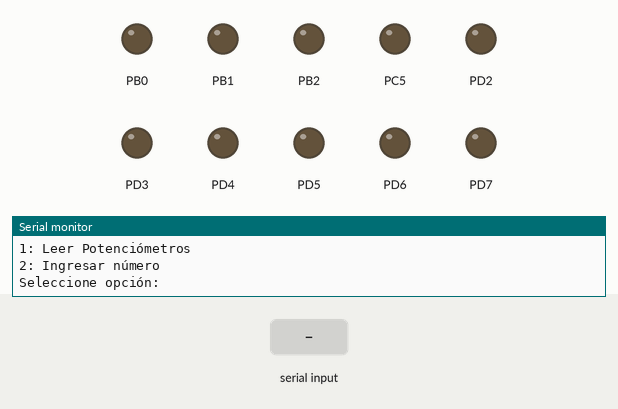
Bench run of a program on a simulated ATmega328P, built with avr-gcc and emulated at 16 MHz. Parts: output pins drawn as LEDs (lit = HIGH), the last lines printed to the serial monitor. The test bench sets the inputs (shaded band).

Above: at 1.2 s.
1.3 s: "1\n" received over Serial
At 2.2 s:
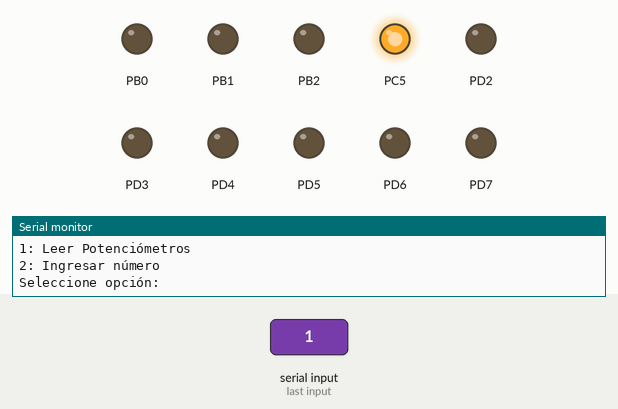
3.0 s: byte 10 ('\n') received over Serial
4.5 s: "2\n" received over Serial
At 5.0 s:
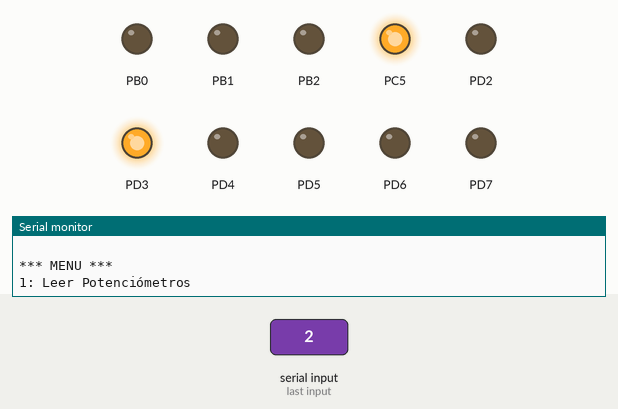
6.2 s: "90,45\n" received over Serial
Timing chart, 0 to 8.7 s (numbered marks = the images above; inputs shaded):
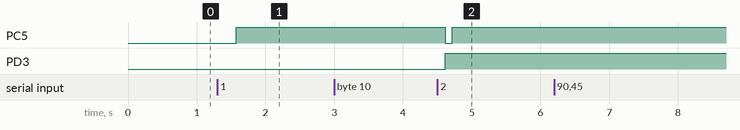

The program:

main.c
```c
/*
 * Lab03.c
 *
 ;
 ; Universidad del Valle de Guatemala
 ; Departamento de Ingenieria Mecatronica, Electronica y Biomedica
 ; IE2023 Semestre 1 2025
 ;
 ; Created: 29/01/2026 10:21:22
 ; Author : Angie Recinos
 ; Carnet : 23294
 ; Description : SPI MASTER
 */

//***************************************************//
// Encabezado (Libraries)

#include <avr/io.h>
#include <avr/interrupt.h>
#define F_CPU 16000000
#include <util/delay.h>
#include <stdint.h>
#include "SPI/SPI.h"
#include "ADC/ADC.h"
#include "UART/UART.h"

uint8_t pot0 = 0;
uint8_t pot1 = 0;
uint8_t centenas;
uint8_t decenas;
uint8_t unidades;
uint8_t centenas2;
uint8_t decenas2;
uint8_t unidades2;
uint8_t option = 0;
uint8_t menu_flag = 1;
uint8_t mostrar_pot = 0;
uint8_t contador = 0;
uint8_t cambio = 0;
uint8_t LEDS = 0;
char temporal;
char buffer[6];
uint8_t buffer_index;
uint8_t uart_flag;


void refreshPORT(uint8_t valor);

//***************************************************//
// Function prototypes
void setup();
void showMenu();
uint8_t processLEDS(char *i);
void showPot();

//***************************************************//
// Main function
int main(void)
{
	setup();
    while (1)
    {

		if (menu_flag)
		{
			showMenu();
		}

		if (mostrar_pot)
		{
			showPot();
		}
		if (cambio)
		{

			LEDS = processLEDS(&buffer[0]);
			refreshPORT(LEDS);

			PORTC &= ~(1 << PORTC5);
			spiWrite('L');
			_delay_ms(50);
			spiWrite(LEDS);
			_delay_ms(50);
			PORTC |= (1 << PORTC5);
			cambio = 0;
			option = 0;
			menu_flag = 1;
		}

		_delay_ms(250);
    }
}


//***************************************************//
// NON-Interrupt subroutines
void setup()
{
	cli();

	// Puerto de salida para leds (8 bits)
	DDRC |= (1 << DDC5);
	DDRD |= (1 << DDD2) | (1 << DDD3) | (1 << DDD4) | (1 << DDD5) | (1 << DDD6) | (1 << DDD7);
	DDRB |= (1 << DDB0)	| (1 << DDB1);

	// Selecciona el slave
	PORTC &= ~(1 << PORTC5);

	// Puero de salida para leds
	PORTB &= ~((1 << PORTB0) | (1 << PORTB1));
	PORTD &= ~((1 << PORTD2) | (1 << PORTD3) | (1 << PORTD4) | (1 << PORTD5) | (1 << PORTD6) | (1 << PORTD7));

	initSPI(SPI_MASTER_OSC_DIV16, SPI_DATA_ORDER_MSB, SPI_CLOCK_IDLE_LOW, SPI_CLOCK_FIRST_EDGE);
	initUART();

	sei();

}

uint8_t spiTransfer(uint8_t data)
{
	SPDR = data;
	while (!(SPSR & (1 << SPIF)));  // espera fin de transferencia
	return SPDR;                   // devuelve lo recibido
}

void showMenu()
{
	sendString("\r\n*** MENU ***\r\n");
	sendString("1: Leer Potenciómetros\r\n");
	sendString("2: Ingresar número\r\n");
	sendString("Seleccione opción: ");
	menu_flag = 0;
}

void showPot()
{
	if (option == 1)
	{

		// Selecciona el slave = 0 (se quiere hablar con el)
		PORTC &= ~(1 << PORTC5);

		spiWrite('c');
		_delay_ms(50);
		spiWrite(0x00);
		_delay_ms(50);
		pot0 = spiRead();

		spiWrite('c');
		_delay_ms(50);
		spiWrite(0x00);
		_delay_ms(50);
		pot1 = spiRead();

		PORTC |= (1 << PORTC5); // Slave select = 1

		// POT 1
		centenas = pot0/100;					// Unicamente se queda la parte entera
		decenas = (pot0 % 100) / 10;			// Se utiliza residuo para obtener decenas
		unidades = pot0 % 10;					// Se utiliza residuo para obtener unidades

		sendString("Potenciómetro 1: ");
		writeChar(centenas + '0');
		writeChar(decenas + '0');
		writeChar(unidades + '0');
		sendString(" \r\n");

		// POT 2
		centenas2 = (pot1 % 1000) / 100;		// Unicamente se queda la parte entera
		decenas2 = (pot1 % 100) / 10;			// Se utiliza residuo para obtener decenas
		unidades2 = pot1 % 10;					// Se utiliza residuo para obtener unidades

		sendString("Potenciómetro 2: ");
		writeChar(centenas2 + '0');
		writeChar(decenas2 + '0');
		writeChar(unidades2 + '0');
		sendString(" \r\n");
		menu_flag = 1;
		option = 0;
		uart_flag = 0;
	}

}

uint8_t processLEDS(char* i)
{
	int resultado = 0;	// Se declara e inicializa una variable para guardar el resultado de la conversión
	while (*i >= '0' && *i <= '9')	// Se mantiene en el while siempre que el dígito al que apunte sea un número (termina si detecta \n o \0 por ejemplo)
	{
		resultado = resultado * 10 + (*i - '0');	// Toma el ascii, lo convierte en dígito y lo ordena en sistema decimal
		i++;	// suma al caracter a convertir
	}
	return resultado;	// Se retorna el valor del resultado de la conversión
}

void refreshPORT(uint8_t valor)
{
	if (valor & 0b10000000)
	{
		PORTB |= (1 << PORTB1);
	}else{
		PORTB &= ~(1 << PORTB1);
	}
	if (valor &	0b01000000){
		PORTB |= (1 << PORTB0);
	}
	else{
		PORTB &= ~(1 << PORTB0);
	}
	if (valor &	0b00100000){
		PORTD |= (1 << PORTD7);
	}
	else{
		PORTD &= ~(1 << PORTD7);
	}
	if (valor &	0b00010000){
		PORTD |= (1 << PORTD6);
	}
	else{
		PORTD &= ~(1 << PORTD6);
	}
	if (valor &	0b00001000){
		PORTD |= (1 << PORTD5);
	}
	else{
		PORTD &= ~(1 << PORTD5);
	}
	if (valor &	0b00000100){
		PORTD |= (1 << PORTD4);
	}
	else{
		PORTD &= ~(1 << PORTD4);
	}
	if (valor &	0b00000010){
		PORTD |= (1 << PORTD3);
	}
	else{
		PORTD &= ~(1 << PORTD3);
	}
	if (valor &	0b00000001){
		PORTD |= (1 << PORTD2);
	}
	else{
		PORTD &= ~(1 << PORTD2);
	}
}

//***************************************************//
// Interrupt routines
ISR(USART_RX_vect)
{
	temporal = UDR0;					// Se recibe el dato
	writeChar(temporal);					// Eco automático de dato ingresado
	sendString(" \r\n");

	if (temporal == '\n') // Si la cadena termina en el caracter de "enter" entra al if
	{
		buffer[buffer_index] = '\0';	// Termina el string
		uart_flag = 1;					// Enciende la bandera de UART
		//option = 0;
		buffer_index = 0;				// Reinicia el índice del buffer
	}
	else
	{
		if (buffer_index < sizeof(buffer) - 1) // Mientras que el índice del caracter recibido sea menor que el tamaño de la lista (Buffer) entra al if
		{
			buffer[buffer_index++] = temporal;	// Guarda en la lista el caracter recibido y suma uno al índice de la lista
		}
	}

	if(option == 0 && uart_flag == 1) {
		//uart_flag = 0;
		if(buffer[0] == '1') {
			option = 1;
			sendString("\r\nLeyendo potenciómetros... \r\n");
			mostrar_pot = 1;
			//showPot();
			} else if(buffer[0] == '2') {
			option = 2;
			sendString("\r\nIngrese número deseado ");
			} else {
			sendString("\r\nOpción no valida. Intente nuevamente.\r\n");
			menu_flag = 1;
		}
		} else if(option == 2) {
		//processLEDS(temporal);
		uart_flag = 0;
		cambio = 1;
		//option = 0;
	}
}
```

ADC.c
```c
/*
 * ADC.c
 *
 * Created: 22/01/2026 01:23:40
 *  Author: Angie
 */

#include "ADC.h"

void initADC()
{
	ADMUX	= 0;
	ADMUX	|= (1 << REFS0);					//ADMUX &= ~(1<< REFS1); // Se ponen los 5V como ref

	ADMUX	|= (1 << ADLAR);					// Justificación a la izquierda
	ADMUX	|= (1 << MUX1); //| (1<< MUX0);		// Seleccionar el ADC2
	ADCSRA	= 0;
	ADCSRA	|= (1 << ADPS1) | (1 << ADPS0);		// Frecuencia de muestreo de 125kHz
	ADCSRA	|= (1 << ADIE);						// Hab interrupción
	ADCSRA	|= (1 << ADEN);
}
```

ADC.h
```c
/*
 * ADC.h
 *
 * Created: 22/01/2026 01:23:28
 *  Author: Usuario
 */


#ifndef ADC_H_
#define ADC_H_
#define F_CPU 16000000

#include <avr/io.h>
#include <util/delay.h>

void initADC();


#endif /* ADC_H_ */
```

UART.c
```c
/*
 * UART.c
 *
 * Created: 25/01/2026 17:55:05
 *  Author: Usuario
 */

#include "UART.h"

void initUART()
{
	// Configurar PD0 y PD1
	DDRD |=  (1 << DDD1);
	DDRD &= ~(1 << DDD0);

	// Se apaga (no utilizo doble velocidad)
	UCSR0A = 0;
	// Habilitar interrupts recibir, recepcion y transmision
	UCSR0B |= (1 << RXCIE0) | (1 << RXEN0) | (1 << TXEN0);
	// Modo asíncrono y con paridad deshabilitada | Quiero 8 bits
	UCSR0C = (1 << UCSZ01) | (1 << UCSZ00);
	// Valor UBRR = 103 -> 9600 @ 16MHz
	UBRR0 = 103;
}

void writeChar(char caracter)
{
	// Si no se hubiera esperado a que termine de trasladar, puede dar un error
	while ((UCSR0A & (1 << UDRE0)) == 0);
	UDR0 = caracter;

}

void sendString(char* texto)
{
	// Se hace siempre que indice sea diferente de un valor "nulo"
	// Aumenta el valor de indice
	for (uint8_t indice = 0; *(texto + indice) != '\0'; indice++)
	{
		writeChar(texto[indice]);
	}
}
```

UART.h
```c
/*
 * UART.h
 *
 * Created: 25/01/2026 17:55:20
 *  Author: Usuario
 */


#ifndef UART_H_
#define UART_H_
#define F_CPU 16000000

#include <avr/io.h>
#include <util/delay.h>
#include <avr/interrupt.h>

void initUART();
void writeChar(char caracter);
void sendString(char* texto);

#endif /* UART_H_ */
```

ADC.c
```c
/*
 * ADC.c
 *
 * Created: 22/01/2026 01:23:40
 *  Author: Angie
 */

#include "ADC.h"

void initADC()
{
	ADMUX	= 0;
	ADMUX	|= (1 << REFS0);					//ADMUX &= ~(1<< REFS1); // Se ponen los 5V como ref

	ADMUX	|= (1 << ADLAR);					// Justificación a la izquierda
	ADMUX	|= (1 << MUX1); //| (1<< MUX0);		// Seleccionar el ADC2
	ADCSRA	= 0;
	ADCSRA	|= (1 << ADPS1) | (1 << ADPS0);		// Frecuencia de muestreo de 125kHz
	ADCSRA	|= (1 << ADIE);						// Hab interrupción
	ADCSRA	|= (1 << ADEN);
}
```

ADC.h
```c
/*
 * ADC.h
 *
 * Created: 22/01/2026 01:23:28
 *  Author: Usuario
 */


#ifndef ADC_H_
#define ADC_H_
#define F_CPU 16000000

#include <avr/io.h>
#include <util/delay.h>

void initADC();


#endif /* ADC_H_ */
```

SPI.c
```c
/*
 * SPI.c
 *
 * Created: 29/01/2026 10:35:44
 *  Author: Usuario
 */

#include "SPI.h"
#define F_CPU 16000000
#include <avr/io.h>
#include <avr/interrupt.h>
#include <util/delay.h>
#include <stdint.h>

void initSPI(SPI_Type sType, SPI_Data_Order sDataOrder, SPI_Clock_Polarity sClockPolarity, SPI_Clock_Phase sClockPhase)
{
	// PB2 -> SS | PB3 -> MOSI | PB4 -> MISO | PB5 -> SCK

	if (sType & (1 << MSTR))
	{
		//		MOSI - Output, SCK - clk , NEGADO_SS
		DDRB |= (1 << DDB3) | (1 << DDB5) | (1 << DDB2);
		//		MISO - Input
		DDRB &= ~(1 << DDB4);
		//		Master en SPCR
		SPCR |= (1 << MSTR);

		uint8_t temp = sType & 0b00000111;
		switch (temp){

			// DIV2
			case 0:
				SPCR &= ~((1 << SPR1) | (1 << SPR0));
				SPSR |= (1 << SPI2X);
			break;

			// DIV4
			case 1:
				SPCR &= ~((1 << SPR1) | (1 << SPR0));
				SPSR &= ~(1 << SPI2X);
			break;

			// DIV8
			case 2:
				SPCR |= (1 << SPR0);
				SPCR &= ~(1 << SPR1);
				SPSR |= (1 << SPI2X);
			break;

			// DIV16
			case 3:
				SPCR |= (1 << SPR0);
				SPCR &= ~(1 << SPR1);
				SPSR &= ~(1 << SPI2X);
			break;

			// DIV32
			case 4:
				SPCR &= ~(1 << SPR0);
				SPCR |= (1 << SPR1);
				SPSR |= (1 << SPI2X);
			break;

			// DIV64
			case 5:
				SPCR &= ~(1 << SPR0);
				SPCR |= (1 << SPR1);
				SPSR &= ~(1 << SPI2X);
			break;

			// DIV128
			case 6:
				SPCR |= (1 << SPR0) | (1 << SPR1);
				SPSR &= ~(1 << SPI2X);
			break;
		}
	}
	else
		{
			// Slave mode
			//		MISO - Output
			DDRB |= (1 << DDB4);
			//			MOSI - Input, SCK - clk , NEGADO_SS
			DDRB &= ~((1 << DDB3) | (1 << DDB5) | (1 << DDB2));
			// Slave
			SPCR &= ~(1 << MSTR);
		}
		// Enable other bits
		SPCR |= (1 << SPE) | sDataOrder | sClockPolarity | sClockPhase;

}

/*static void spiReceiveWait()
{
	// Wait for data 2 fully receive
	while(!(SPSR & (1 << SPIF)));
}*/

void spiWrite(uint8_t dato)
{
	SPDR = dato;
}

unsigned spiDataReady()
{
	if(SPSR & (1 << SPIF))
	return 1;
	else
	return 0;
}

uint8_t spiRead(void)
{
	while (!(SPSR & (1 << SPIF)));	// Wait receive complete
	return(SPDR);					// Read from buffer
}
```

SPI.h
```c
/*
 * SPI.h
 *
 * Created: 29/01/2026 10:35:30
 *  Author: Angie
 */

#ifndef SPI_H_
#define SPI_H_

#define F_CPU 16000000
#include <avr/io.h>
#include <avr/interrupt.h>
#include <util/delay.h>
#include <stdint.h>

typedef enum
{
	SPI_MASTER_OSC_DIV2		= 0b01010000,
	SPI_MASTER_OSC_DIV4		= 0b01010001,
	SPI_MASTER_OSC_DIV8		= 0b01010010,
	SPI_MASTER_OSC_DIV16	= 0b01010011,
	SPI_MASTER_OSC_DIV32	= 0b01010100,
	SPI_MASTER_OSC_DIV64	= 0b01010101,
	SPI_MASTER_OSC_DIV128	= 0b01010110,
	SPI_SLAVE_SS			= 0b01000000

}SPI_Type;

typedef enum
{
	SPI_DATA_ORDER_MSB		= 0b00000000,
	SPI_DATA_ORDER_LSB		= 0b00100000
}SPI_Data_Order;

typedef enum
{
	SPI_CLOCK_IDLE_HIGH		= 0b00001000,
	SPI_CLOCK_IDLE_LOW		= 0b00000000
}SPI_Clock_Polarity;

typedef enum
{
	SPI_CLOCK_FIRST_EDGE	= 0b00000000,
	SPI_CLOCK_LAST_EDGE		= 0b00000100
} SPI_Clock_Phase;


void initSPI(SPI_Type,	SPI_Data_Order,	SPI_Clock_Polarity, SPI_Clock_Phase);
void spiWrite(uint8_t dato);
unsigned spiDataReady();
uint8_t spiRead(void);

#endif /* SPI_H_ */
```

UART.c
```c
/*
 * UART.c
 *
 * Created: 25/01/2026 17:55:05
 *  Author: Usuario
 */

#include "UART.h"

void initUART()
{
	// Configurar PD0 y PD1
	DDRD |=  (1 << DDD1);
	DDRD &= ~(1 << DDD0);

	// Se apaga (no utilizo doble velocidad)
	UCSR0A = 0;
	// Habilitar interrupts recibir, recepcion y transmision
	UCSR0B |= (1 << RXCIE0) | (1 << RXEN0) | (1 << TXEN0);
	// Modo asíncrono y con paridad deshabilitada | Quiero 8 bits
	UCSR0C = (1 << UCSZ01) | (1 << UCSZ00);
	// Valor UBRR = 103 -> 9600 @ 16MHz
	UBRR0 = 103;
}

void writeChar(char caracter)
{
	// Si no se hubiera esperado a que termine de trasladar, puede dar un error
	while ((UCSR0A & (1 << UDRE0)) == 0);
	UDR0 = caracter;

}

void sendString(char* texto)
{
	// Se hace siempre que indice sea diferente de un valor "nulo"
	// Aumenta el valor de indice
	for (uint8_t indice = 0; *(texto + indice) != '\0'; indice++)
	{
		writeChar(texto[indice]);
	}
}
```

UART.h
```c
/*
 * UART.h
 *
 * Created: 25/01/2026 17:55:20
 *  Author: Usuario
 */


#ifndef UART_H_
#define UART_H_
#define F_CPU 16000000

#include <avr/io.h>
#include <util/delay.h>
#include <avr/interrupt.h>

void initUART();
void writeChar(char caracter);
void sendString(char* texto);

#endif /* UART_H_ */
```

Measured:
- after the input at 1.3 s, PC5: LOW → HIGH after 0.27 s
- after the input at 4.5 s, PC5: HIGH → LOW after 0.12 s, → HIGH 0.10 s later; PD3: LOW → HIGH after 0.12 s
